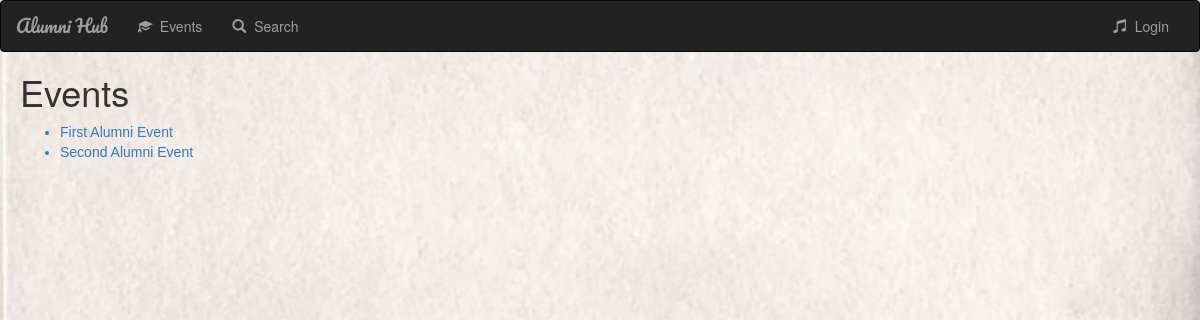
/events/, run on an earlier commit of the app's database.
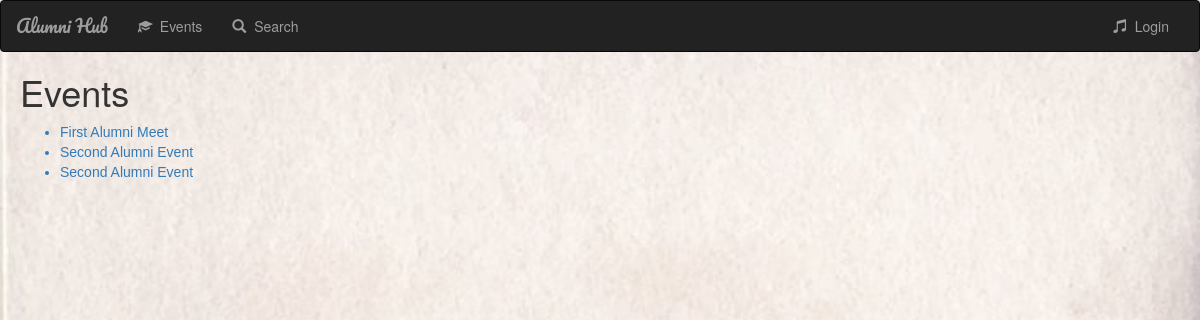
And on a later commit of the database.
### events/models.py (models this page shows, shortened)
class Events(models.Model):
    event_name = models.CharField(max_length=50)
    day = models.DateField(null=True)
    location = models.TextField(max_length=100)
    description = models.TextField()

### events/views.py (the view)
def eventsList(request):
    events = Events.objects.all()
    return render(request, 'events/eventsList.html', {'events': events})

### events/templates/events/eventsList.html
{% extends 'sign_in/base.html' %}
{% block body %}
<h1 style="margin-left: 20px;">Events</h1>
<ul>
{% for event in events %}
  <a href="{% url 'events:details' event.id %}"><li style="margin-left: 20px;font-family: Sans-Serif;">{{ event.event_name }}</li></a>
{% endfor %}
</ul>
{% endblock %}

What changed in the data, as far as the page shows it:
changed Events: event_name "First Alumni Event" → "First Alumni Meet"
added Events: event_name "Second Alumni Event"
